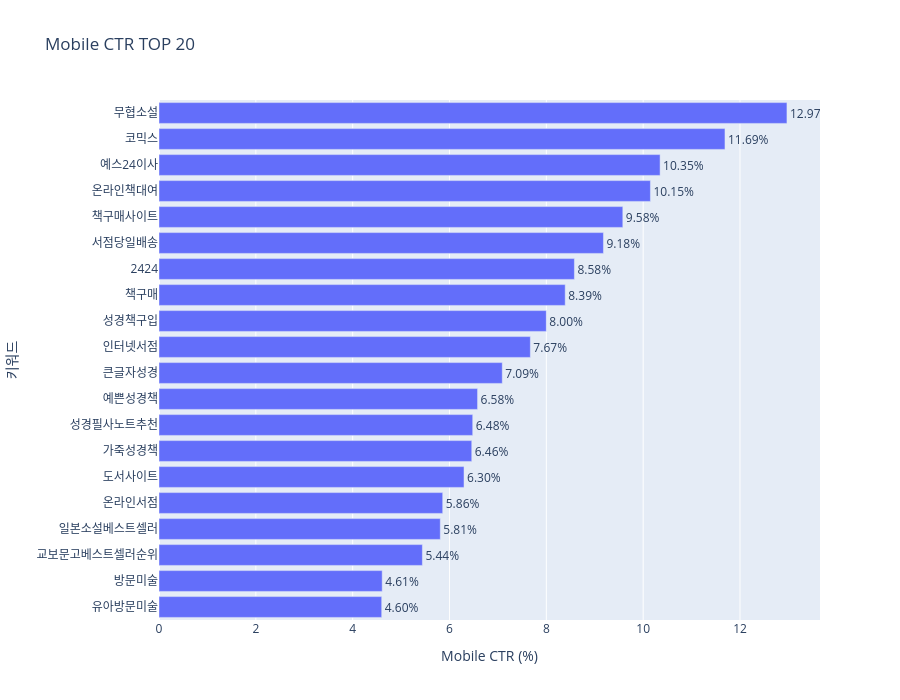

Here is the notebook cell this chart was saved with:
### Code cell
fig = px.bar(
    top_ctr_mobile,
    x="ctr_mobile",
    y="keyword",
    orientation="h",

    title="Mobile CTR TOP 20",

    labels={
        "keyword": "키워드",
        "ctr_mobile": "Mobile CTR (%)",
        "search_mobile": "Mobile 검색량"
    },

    hover_data = [
        "search_mobile",
        "click_mobile",
        "competition"
    ],

    text="ctr_mobile"
)

fig.update_traces(
    texttemplate="%{text:.2f}%",
    textposition="outside"
)

fig.update_layout(
    yaxis={
        "categoryorder": "total ascending"
    },
    height=700
)

fig.show()

### Figure 1 — Plotly figure (JSON) as saved in the notebook; plotly's stock layout.template omitted (floating-point values rounded to 4 significant figures)
{"data": [{"alignmentgroup": "True", "customdata": [[5100, 623.4, "높음"], [2190, 238.4, "중간"], [560, 55.8, "높음"], [1340, 127.7, "중간"], [890, 81, "높음"], [680, 58.9, "높음"], [980, 79.6, "높음"], [780, 63.4, "높음"], [550, 41.8, "높음"], [3010, 218.8, "높음"], [550, 36.2, "높음"], [1280, 78.4, "높음"], [1010, 63, "높음"], [720, 44, "높음"], [1040, 62.6, "높음"], [1490, 83.4, "높음"], [1320, 70.7, "중간"], [1810, 92.9, "중간"], [790, 34.8, "높음"], [880, 39.2, "높음"]], "hovertemplate": "Mobile CTR (%)=%{text}<br>키워드=%{y}<br>Mobile 검색량=%{customdata[0]}<br>click_mobile=%{customdata[1]}<br>competition=%{customdata[2]}<extra></extra>", "legendgroup": "", "marker": {"color": "#636efa", "pattern": {"shape": ""}}, "name": "", "offsetgroup": "", "orientation": "h", "showlegend": false, "text": [12.97, 11.69, 10.35, 10.15, 9.58, 9.18, 8.58, 8.39, 8, 7.67, 7.09, 6.58, 6.48, 6.46, 6.3, 5.86, 5.81, 5.44, 4.61, 4.6], "textposition": "outside", "texttemplate": "%{text:.2f}%", "type": "bar", "x": [12.97, 11.69, 10.35, 10.15, 9.58, 9.18, 8.58, 8.39, 8, 7.67, 7.09, 6.58, 6.48, 6.46, 6.3, 5.86, 5.81, 5.44, 4.61, 4.6], "xaxis": "x", "y": ["무협소설", "코믹스", "예스24이사", "온라인책대여", "책구매사이트", "서점당일배송", "2424", "책구매", "성경책구입", "인터넷서점", "큰글자성경", "예쁜성경책", "성경필사노트추천", "가죽성경책", "도서사이트", "온라인서점", "일본소설베스트셀러", "교보문고베스트셀러순위", "방문미술", "유아방문미술"], "yaxis": "y"}], "layout": {"barmode": "relative", "height": 700, "legend": {"tracegroupgap": 0}, "title": {"text": "Mobile CTR TOP 20"}, "xaxis": {"anchor": "y", "domain": [0, 1], "title": {"text": "Mobile CTR (%)"}}, "yaxis": {"anchor": "x", "categoryorder": "total ascending", "domain": [0, 1], "title": {"text": "키워드"}}}}
